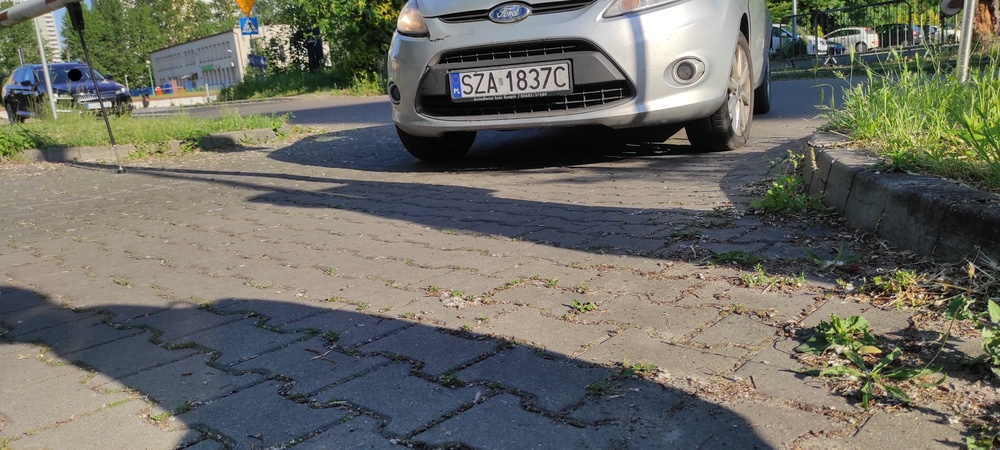
#> input picture src/3.jpg, 1000 x 450 px, shrunk from 4640 x 2088 before the run
$ python test_plate_detection.py
#> lines starting #> are read from the running program, lines starting #| are printed output that depends on the picture; after the words box and inside, x2 and y2 are one past the last pixel; in counts of white or black regions, pixels touching at a corner belong together
import cv2
import easyocr
import numpy as np

# Load image
image = cv2.imread('src/3.jpg')
#> image is the input picture: shape (450, 1000, 3); mean B, G, R 99.5, 108, 108.3

# Preprocessing
gray = cv2.cvtColor(image, cv2.COLOR_BGR2GRAY)
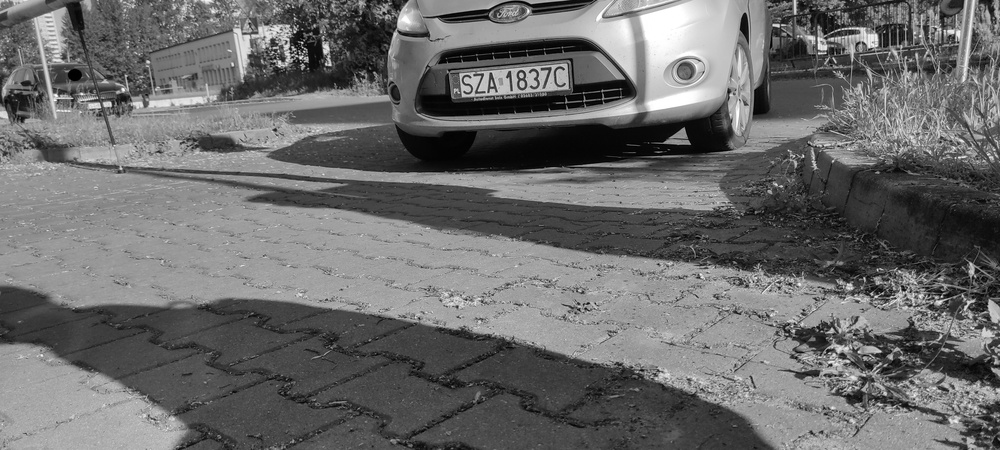
#> gray: shape (450, 1000); min 0, max 255, mean 107.1
blur = cv2.GaussianBlur(gray, (5, 5), 0)
edges = cv2.Canny(blur, 100, 200)
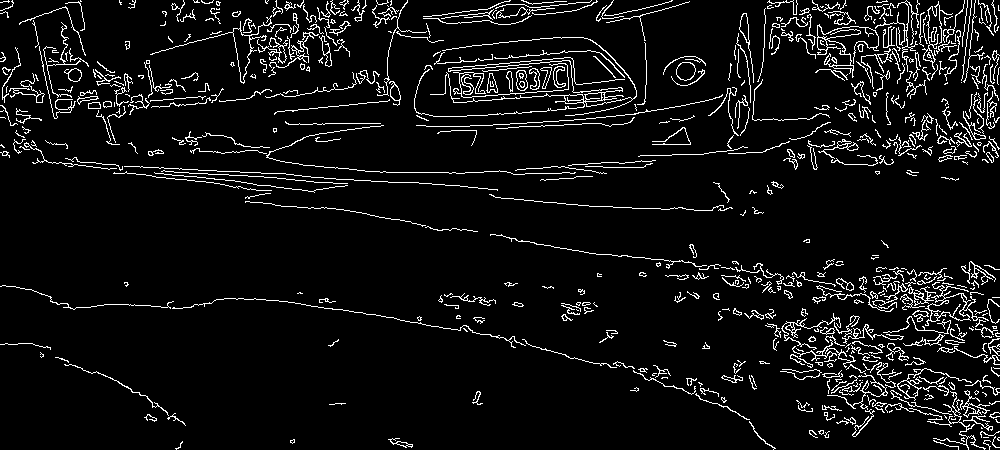
#> edges: shape (450, 1000); 6.6% white in thin lines or dots

cv2.imshow("Original", image)

cv2.imshow("gray", gray)
cv2.imshow("blur", blur)
cv2.imshow("edges",edges)


# Find contours
contours, _ = cv2.findContours(edges, cv2.RETR_TREE, cv2.CHAIN_APPROX_SIMPLE)
#> contours = 772 contours, 629 with area under 20; largest, box (x1, y1, x2, y2) and area: (925, 282, 989, 326) 738, (928, 293, 970, 322) 578, (150, 15, 272, 84) 564, (232, 28, 252, 83) 524, (414, 37, 637, 117) 392
contours = sorted(contours, key=cv2.contourArea, reverse=True)[:10]
#> contours = 10 contours; largest, box (x1, y1, x2, y2) and area: (925, 282, 989, 326) 738, (928, 293, 970, 322) 578, (150, 15, 272, 84) 564, (232, 28, 252, 83) 524, (414, 37, 637, 117) 392

plate_img = None
for cnt in contours:
    x, y, w, h = cv2.boundingRect(cnt)
    aspect_ratio = w / float(h)
    if 2 < aspect_ratio < 6:  # Typical license plate aspect ratio
        plate_img = image[y:y+h, x:x+w]
        break
#> this loop made 5 passes
#> (x, y, w, h, aspect_ratio) on passes 1 to 5: (925, 282, 64, 44, 1.45), (928, 293, 42, 29, 1.45), (150, 15, 122, 69, 1.77), (232, 28, 20, 55, 0.364), (414, 37, 223, 80, 2.79)


if plate_img is not None:
    cv2.imshow("plate_img", plate_img)
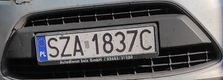
#> window 'plate_img': shape (80, 223, 3); mean B, G, R 92, 91.2, 92.7

    # OCR with EasyOCR
#> (the run stopped early here; a loop or call above may not have finished)

$ run again, with src/1.jpg copied over src/3.jpg
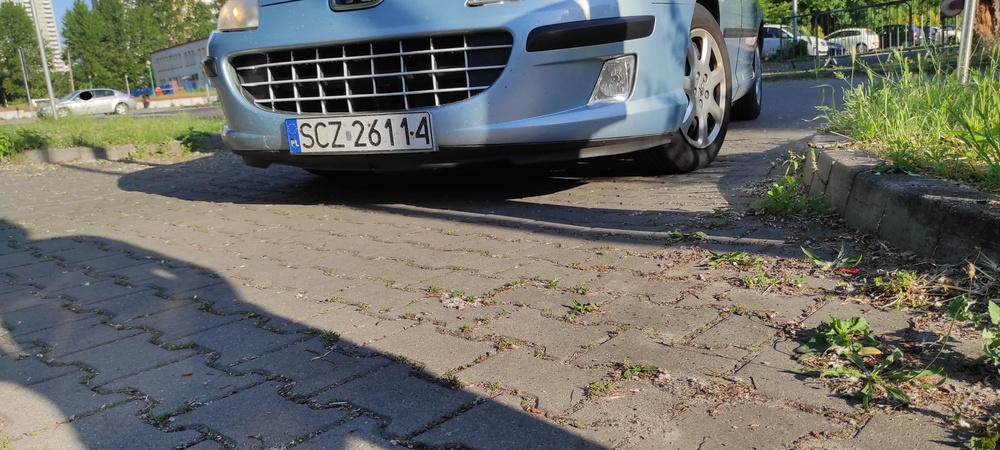
#> input picture src/1.jpg, 1000 x 450 px, shrunk from 4640 x 2088 before the run
#> image is the input picture: shape (450, 1000, 3); mean B, G, R 100.3, 107.2, 106.9
#> `edges = cv2.Canny(blur, 100, 200)`:
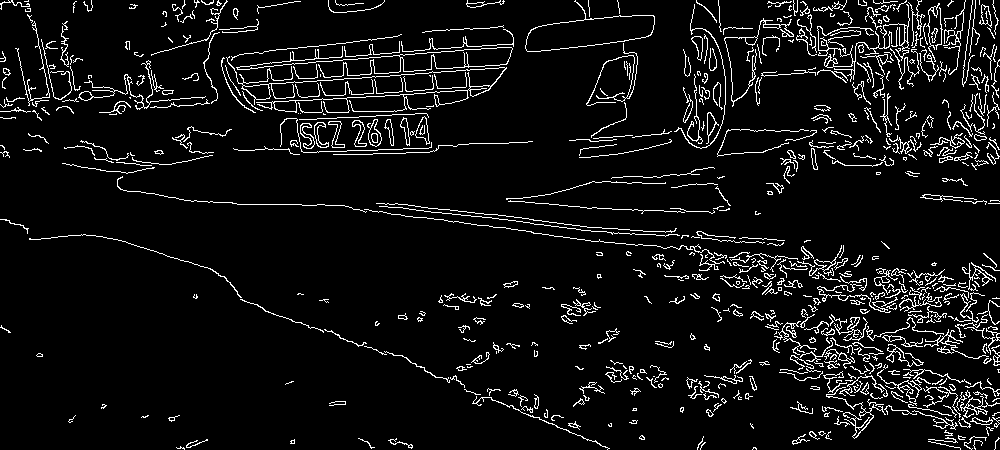
#> edges: shape (450, 1000); 6.8% white in thin lines or dots
#> `contours, _ = cv2.findContours(edges, cv2.RETR_TREE, cv2.CHAIN_APPROX_..`: contours = 821 contours, 653 with area under 20; largest, box (x1, y1, x2, y2) and area: (525, 0, 655, 52) 3138, (525, 15, 655, 52) 3114, (236, 46, 513, 78) 1799, (399, 47, 513, 72) 1762, (226, 56, 507, 113) 746
#> `contours = sorted(contours, key=cv2.contourArea, reverse=True)[:10]`: contours = 10 contours; largest, box (x1, y1, x2, y2) and area: (525, 0, 655, 52) 3138, (525, 15, 655, 52) 3114, (236, 46, 513, 78) 1799, (399, 47, 513, 72) 1762, (226, 56, 507, 113) 746
#> the loop `for cnt in contours:` made 1 pass
#> (x, y, w, h, aspect_ratio) on pass 1: (525, 0, 130, 52, 2.5)
#> pass 1, `plate_img = image[y:y+h, x:x+w]`:
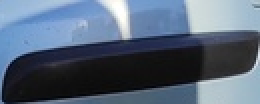
#> plate_img: shape (52, 130, 3) (shown 2 times larger); mean B, G, R 120.6, 101.5, 86.5

$ run again, with src/4.jpg copied over src/3.jpg
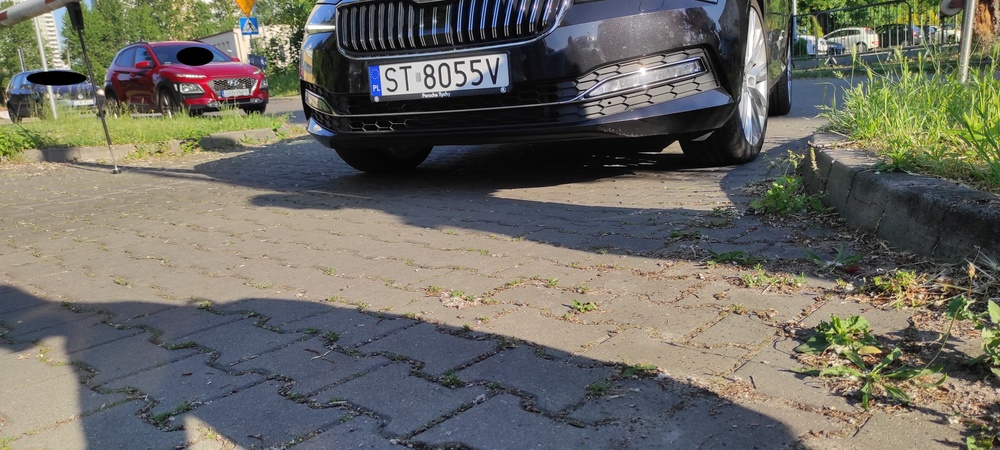
#> input picture src/4.jpg, 1000 x 450 px, shrunk from 4640 x 2088 before the run
#> image is the input picture: shape (450, 1000, 3); mean B, G, R 98.3, 106.4, 107.9
#> `gray = cv2.cvtColor(image, cv2.COLOR_BGR2GRAY)`:
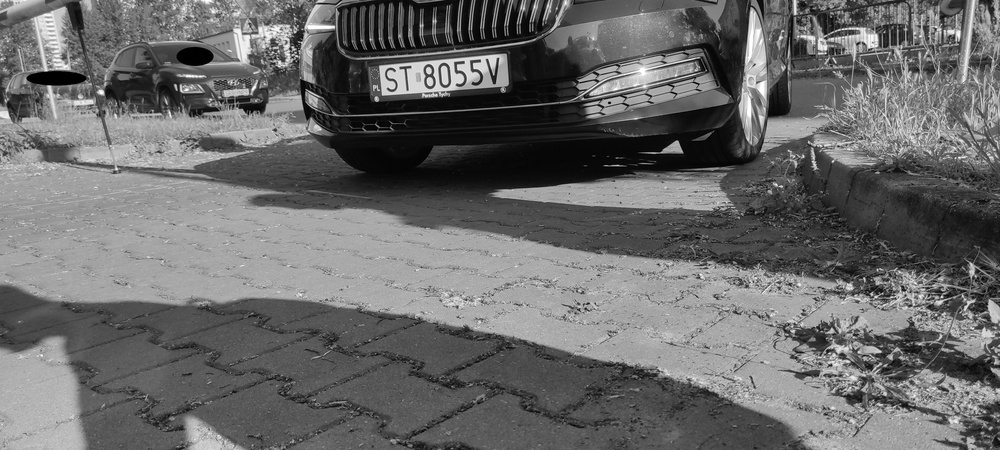
#> gray: shape (450, 1000); min 0, max 255, mean 105.9
#> `edges = cv2.Canny(blur, 100, 200)`:
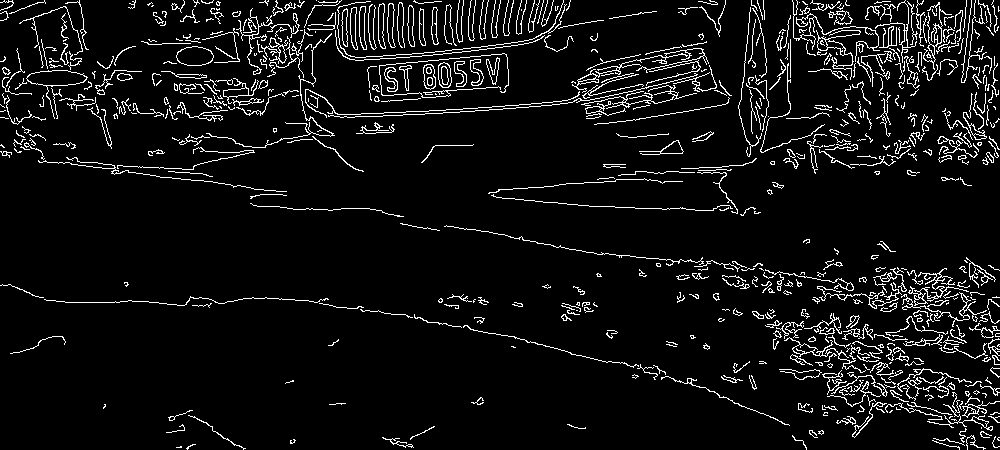
#> edges: shape (450, 1000); 6.8% white in thin lines or dots
#> `contours, _ = cv2.findContours(edges, cv2.RETR_TREE, cv2.CHAIN_APPROX_..`: contours = 817 contours, 639 with area under 20; largest, box (x1, y1, x2, y2) and area: (26, 70, 88, 119) 718, (26, 70, 87, 86) 698, (176, 46, 214, 66) 554, (176, 46, 214, 66) 541, (438, 62, 452, 88) 274
#> `contours = sorted(contours, key=cv2.contourArea, reverse=True)[:10]`: contours = 10 contours; largest, box (x1, y1, x2, y2) and area: (26, 70, 88, 119) 718, (26, 70, 87, 86) 698, (176, 46, 214, 66) 554, (176, 46, 214, 66) 541, (438, 62, 452, 88) 274
#> the loop `for cnt in contours:` made 2 passes
#> (x, y, w, h, aspect_ratio) on passes 1 to 2: (26, 70, 62, 49, 1.27), (26, 70, 61, 16, 3.81)
